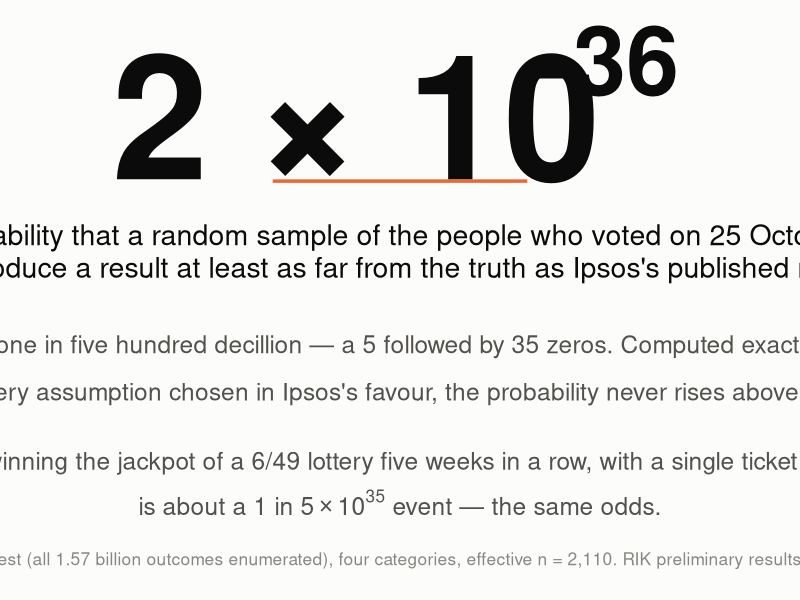
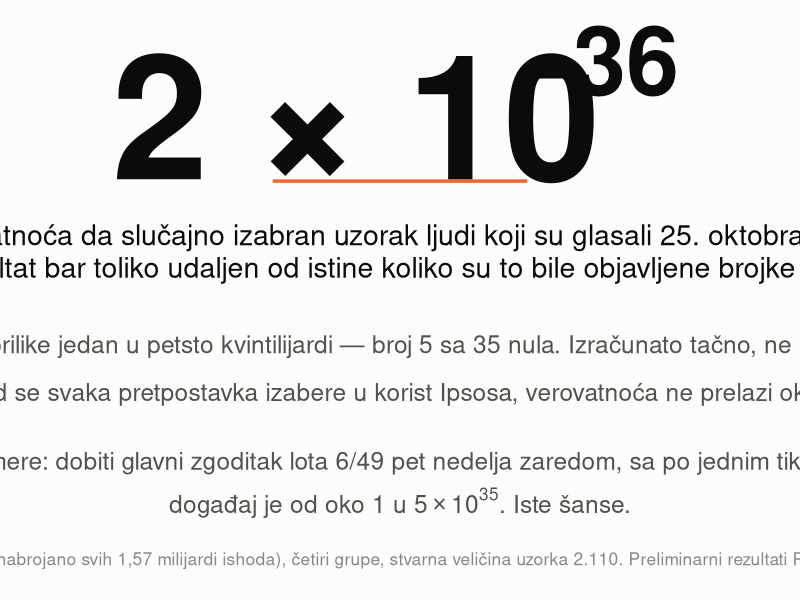

Write the R code that produced these figures, in order.
# Renders the two large-type "hero" cards used at the top of README.md
# (_img/hero_en_v4.png and _img/hero_sr_v4.png). Run from the repository root:
#   Rscript make_hero_figures.R
# Powers of ten are typeset with plotmath (parse = TRUE), not with Unicode
# superscript characters: most fonts lack native glyphs for several of those
# characters and fall back to another font, so "10⁻³⁶" can render as "10⁻³ ⁶".
# The file names carry a version suffix because GitHub caches README images by path.
library(ggplot2)

# lines: list of list(y, label, size, colour, parse, bold, x, hjust)
hero <- function(file, lines) {
  g <- ggplot() + xlim(-1, 1) + ylim(-0.22, 0.95) + theme_void() +
    theme(plot.background = element_rect(fill = "#fcfcfb", colour = NA)) +
    annotate("segment", x = -0.35, xend = 0.35, y = 0.62, yend = 0.62, colour = "#eb6834", linewidth = 1.2)
  for (l in lines)
    g <- g + annotate("text", x = if (is.null(l$x)) 0 else l$x, y = l$y, hjust = if (is.null(l$hjust)) 0.5 else l$hjust, label = l$label, size = l$size, colour = l$colour,
                      fontface = if (isTRUE(l$bold)) "bold" else "plain", parse = isTRUE(l$parse), lineheight = 0.95)
  ggsave(file, g, width = 12, height = 7.2, dpi = 150, bg = "#fcfcfb")
}

ink <- "#0b0b0b"; grey <- "#52514e"; muted <- "#898781"

hero("_img/hero_en_v4.png", list(
  # headline as plain bold text: "2 × 10" plus a hand-placed bold exponent (plotmath cannot do bold Helvetica)
  list(y = 0.76, x = -0.12, label = "2 × 10", size = 44, colour = ink, bold = TRUE),
  list(y = 0.88, x = 0.325, label = "−36", size = 24, colour = ink, bold = TRUE, hjust = 0),
  list(y = 0.47, size = 7.2, colour = ink,
       label = "The probability that a random sample of the people who voted on 25 October 2026\nwould produce a result at least as far from the truth as Ipsos's published numbers."),
  list(y = 0.27, size = 6.2, colour = grey,
       label = "In words: about one in five hundred decillion — a 5 followed by 35 zeros. Computed exactly, not estimated."),
  list(y = 0.17, size = 6.2, colour = grey, parse = TRUE,
       label = "'Even with every assumption chosen in Ipsos\\'s favour, the probability never rises above about '*10^-30*'.'"),
  list(y = 0.02, size = 6.2, colour = grey,
       label = "For scale: winning the jackpot of a 6/49 lottery five weeks in a row, with a single ticket each week,"),
  list(y = -0.07, size = 6.2, colour = grey, parse = TRUE,
       label = "'is about a 1 in '*5 %*% 10^35*' event — the same odds.'"),
  list(y = -0.19, size = 4.4, colour = muted,
       label = "Exact multinomial test (all 1.57 billion outcomes enumerated), four categories, effective n = 2,110. RIK preliminary results, 31 October 2026.")
))

hero("_img/hero_sr_v4.png", list(
  # headline as plain bold text: "2 × 10" plus a hand-placed bold exponent (plotmath cannot do bold Helvetica)
  list(y = 0.76, x = -0.12, label = "2 × 10", size = 44, colour = ink, bold = TRUE),
  list(y = 0.88, x = 0.325, label = "−36", size = 24, colour = ink, bold = TRUE, hjust = 0),
  list(y = 0.47, size = 7.2, colour = ink,
       label = "Verovatnoća da slučajno izabran uzorak ljudi koji su glasali 25. oktobra 2026.\ndâ rezultat bar toliko udaljen od istine koliko su to bile objavljene brojke Ipsosa."),
  list(y = 0.27, size = 6.2, colour = grey,
       label = "Rečima: otprilike jedan u petsto kvintilijardi — broj 5 sa 35 nula. Izračunato tačno, ne procenjeno."),
  list(y = 0.17, size = 6.2, colour = grey, parse = TRUE,
       label = "'Čak i kad se svaka pretpostavka izabere u korist Ipsosa, verovatnoća ne prelazi oko '*10^-30*'.'"),
  list(y = 0.02, size = 6.2, colour = grey,
       label = "Za osećaj razmere: dobiti glavni zgoditak lota 6/49 pet nedelja zaredom, sa po jednim tiketom nedeljno,"),
  list(y = -0.07, size = 6.2, colour = grey, parse = TRUE,
       label = "'događaj je od oko 1 u '*5 %*% 10^35*'. Iste šanse.'"),
  list(y = -0.19, size = 4.4, colour = muted,
       label = "Tačan multinomni test (nabrojano svih 1,57 milijardi ishoda), četiri grupe, stvarna veličina uzorka 2.110. Preliminarni rezultati RIK-a, 31. oktobar 2026.")
))
